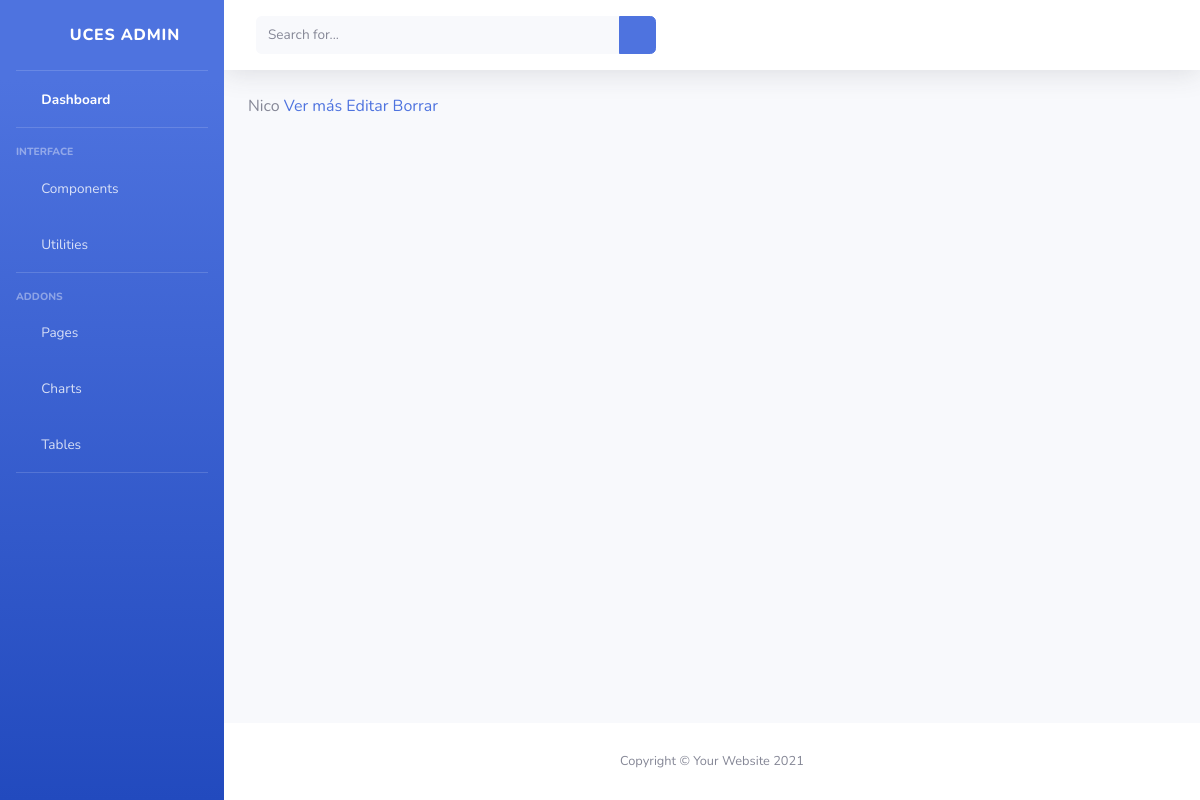
The app's page /Aplicacion1/persona/list, older data.
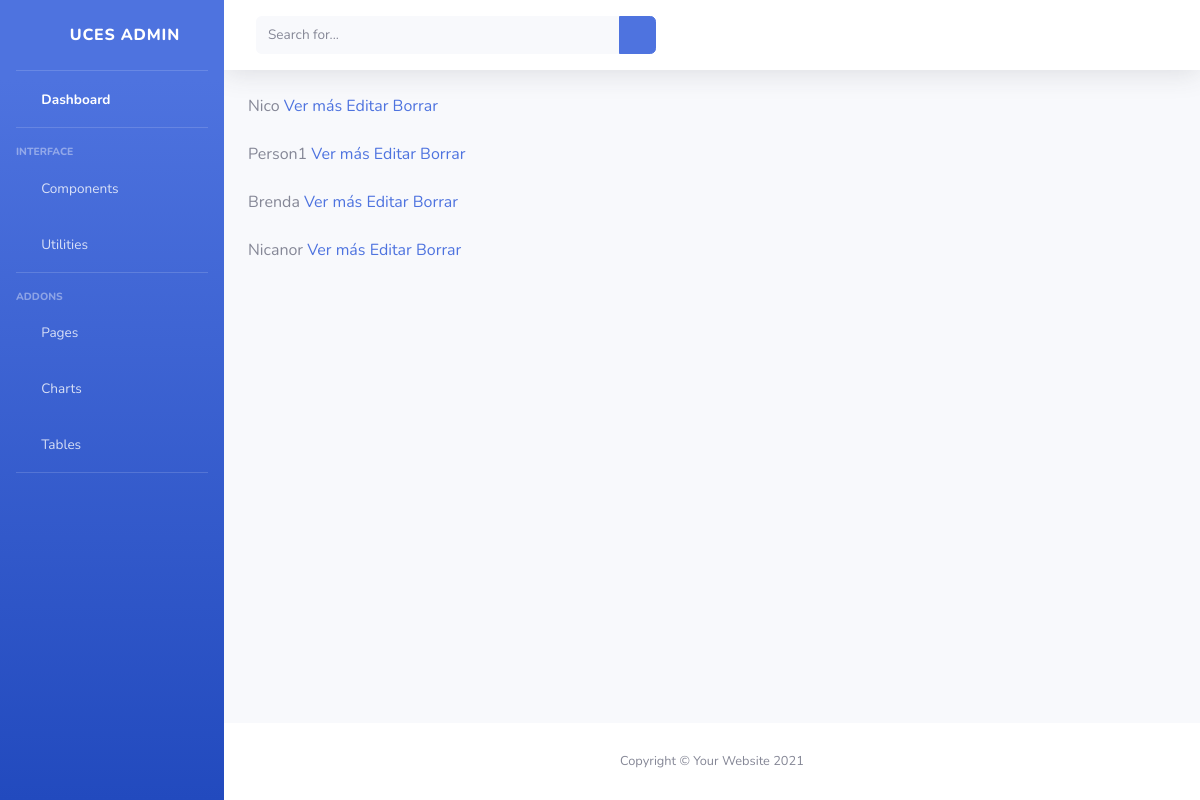
The same page, newer data.
### Aplicacion1/models.py (models this page shows, shortened)
class Persona(models.Model):
    nombre = models.CharField(max_length=30)
    apellido = models.CharField(max_length=30)
    edad = models.IntegerField()
    descripcion = models.TextField()
    nacimiento = models.DateField()
    peso = models.FloatField()
    argentino = models.BooleanField()
    foto = models.ImageField()

### Aplicacion1/views.py (the view)
# urls.py: path('persona/list', views.PersonaList.as_view(), name='ListPersona'),
class PersonaList(ListView):
    model = Persona
    template_name = "Aplicacion1/personas_list.html"

### Aplicacion1/templates/Aplicacion1/personas_list.html
{% extends "Aplicacion1/padre.html" %}
{% load static %}
        {% block contenido %}
        {% for p in object_list %}
                {{ p.nombre }}
                 <a href="{% url 'DetailPersona' p.id %}" >Ver más</a>
                <a href="{% url 'EditPersona' p.id %}" >Editar</a>
                 <a href="{% url 'DeletePersona' p.id %}" >Borrar</a>
                    <br>   <br>
        {% endfor %}
         {% endblock %}

### Aplicacion1/templates/Aplicacion1/padre.html (shortened to what this page needs)
<!DOCTYPE html>
<html lang="en">
<head>
    {% load static %}
    <link href="{% static 'Aplicacion1/vendor/fontawesome-free/css/all.min.css' %}" rel="stylesheet" type="text/css">
    <link href="{% static 'Aplicacion1/css/sb-admin-2.min.css' %}" rel="stylesheet }">
</head>
<body id="page-top">
    <div id="wrapper">
        <ul class="navbar-nav bg-gradient-primary sidebar sidebar-dark accordion" id="accordionSidebar">
            <a class="sidebar-brand d-flex align-items-center justify-content-center" href="index.html">
                <div class="sidebar-brand-icon rotate-n-15">
                    <i class="fas fa-laugh-wink"></i>
                </div>
                <div class="sidebar-brand-text mx-3">UCES admin <sup></sup></div>
            </a>
            <hr class="sidebar-divider my-0">
            <li class="nav-item active">
                <a class="nav-link" href="index.html">
                    <i class="fas fa-fw fa-tachometer-alt"></i>
                    <span>Dashboard</span></a>
            </li>
            <hr class="sidebar-divider">
            <div class="sidebar-heading">
                Interface
            </div>
            <li class="nav-item">
                <a class="nav-link collapsed" href="#" data-toggle="collapse" data-target="#collapseTwo"
                    aria-expanded="true" aria-controls="collapseTwo">
                    <i class="fas fa-fw fa-cog"></i>
                    <span>Components</span>
                </a>
            </li>
            <li class="nav-item">
                <a class="nav-link collapsed" href="#" data-toggle="collapse" data-target="#collapseUtilities"
                    aria-expanded="true" aria-controls="collapseUtilities">
                    <i class="fas fa-fw fa-wrench"></i>
                    <span>Utilities</span>
                </a>
            </li>
            <hr class="sidebar-divider">
            <div class="sidebar-heading">
                Addons
            </div>
            <li class="nav-item">
                <a class="nav-link collapsed" href="#" data-toggle="collapse" data-target="#collapsePages"
                    aria-expanded="true" aria-controls="collapsePages">
                    <i class="fas fa-fw fa-folder"></i>
                    <span>Pages</span>
                </a>
            </li>
            <li class="nav-item">
                <a class="nav-link" href="charts.html">
                    <i class="fas fa-fw fa-chart-area"></i>
                    <span>Charts</span></a>
            </li>
            <li class="nav-item">
                <a class="nav-link" href="tables.html">
                    <i class="fas fa-fw fa-table"></i>
                    <span>Tables</span></a>
            </li>
            <hr class="sidebar-divider d-none d-md-block">
        </ul>
        <div id="content-wrapper" class="d-flex flex-column">
            <div id="content">
                <nav class="navbar navbar-expand navbar-light bg-white topbar mb-4 static-top shadow">
                    <form
                        class="d-none d-sm-inline-block form-inline mr-auto ml-md-3 my-2 my-md-0 mw-100 navbar-search">
                        <div class="input-group">
                            <input type="text" class="form-control bg-light border-0 small" placeholder="Search for..."
                                aria-label="Search" aria-describedby="basic-addon2">
                            <div class="input-group-append">
                                <button class="btn btn-primary" type="button">
                                    <i class="fas fa-search fa-sm"></i>
                                </button>
                            </div>
                        </div>
                    </form>
                </nav>
                <div class="container-fluid">
                    {% block contenido %}
 		         	{% endblock %}
                </div>
            </div>
            <footer class="sticky-footer bg-white">
                <div class="container my-auto">
                    <div class="copyright text-center my-auto">
                        <span>Copyright &copy; Your Website 2021</span>
                    </div>
                </div>
            </footer>
        </div>
    </div>
</body>
</html>

Row changes from the older to the newer data that the page shows:
added Persona: nombre "Person1"
added Persona: nombre "Brenda"
added Persona: nombre "Nicanor"
